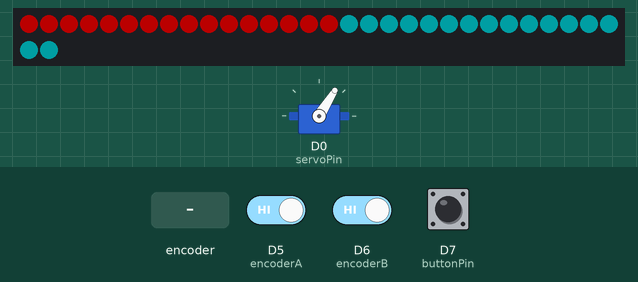
Simulated run of this sketch. Board: Particle Photon. On the bench: 32 RGB LEDs in strip order, left to right, continuing on the next row, servo. Inputs (shaded band) come from the test bench; at power-on: D7 (buttonPin) HIGH, D5 (encoderA) HIGH, D6 (encoderB) HIGH. Dim RGB values are drawn brighter than linear; what the sketch prints to the serial monitor is not drawn.

Above: at 1.2 s.
1.3 s: rotary encoder on D5 (encoderA) / D6 (encoderB) turned 1 step (first pin leading)
At 4.2 s:
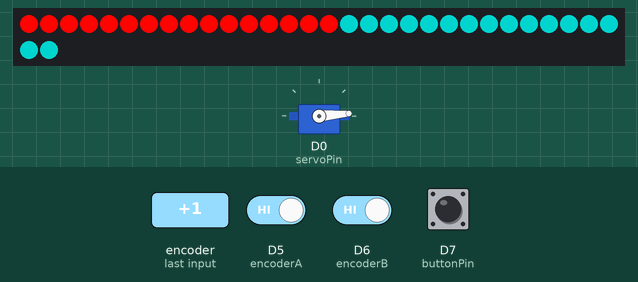
4.5 s: D7 (buttonPin) pulled LOW for 0.15 s
At 5.15 s:
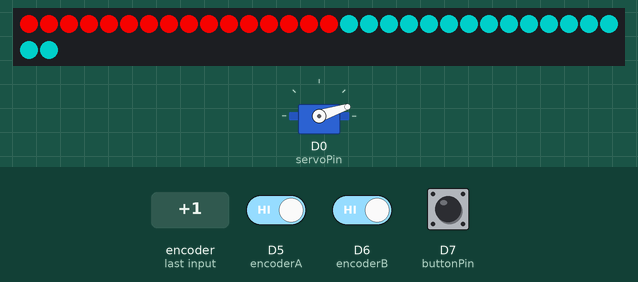
5.2 s: D7 (buttonPin) pulled LOW for 3.2 s
At 8.61 s:
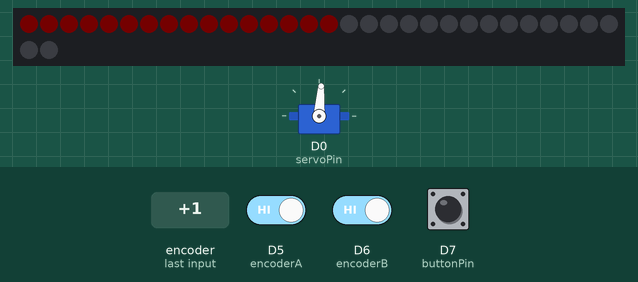
9.0 s: rotary encoder on D5 (encoderA) / D6 (encoderB) turned 1 step (first pin leading)
At 10.11 s:
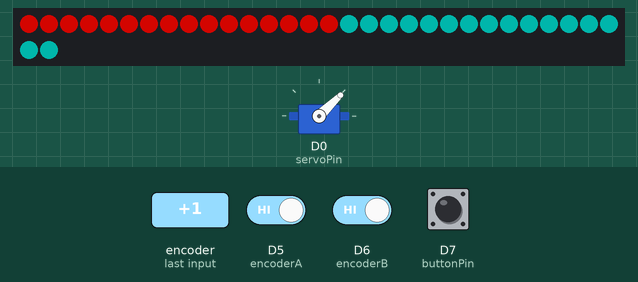
Timing chart, 0 to 11.7 s (numbered marks = the images above; inputs shaded):
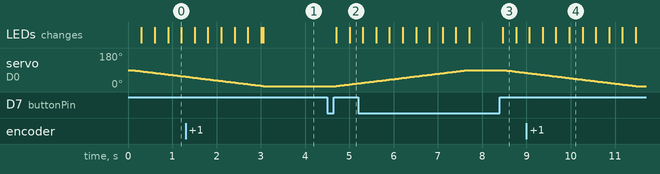

Measured:
- after the input at 4.5 s, servo on D0 (servoPin): moves from 5° to 19° over 0.46 s, starting after 0.20 s

The sketch:

blooming-flower-controlled.ino
```cpp
// This #include statement was automatically added by the Particle IDE.
#include <neopixel.h>

#define PIXEL_COUNT 32     // 24 Pixels on our ring
#define PIXEL_PIN D1       // Ring uses is on D1
#define PIXEL_TYPE WS2812B // Ring uses WS2812 Pixels

Adafruit_NeoPixel strip(PIXEL_COUNT, PIXEL_PIN, PIXEL_TYPE); // Create out “ring” object

int setOpenValue(String command);
volatile bool performingMove = false;
volatile long moveStartMillis = 0;
volatile float startRatioValue = 0;
volatile float endRatioValue = 0;
volatile int moveDuration = 0;

//encoder variables (rotary)
void doEncoderA();
void doEncoderB();

int encoderA = D5;
int encoderB = D6;

volatile bool A_set = false;
volatile bool B_set = false;
volatile int encoderPos = 0;
volatile int oldEncPos = 0; // rename to oldEncPos

//encoder variables (push button)
const int buttonPin = D7; // the number of the pushbutton pin

int buttonState;            // the current reading from the input pin
int lastButtonState = LOW;  // the previous reading from the input pin

long lastDebounceTime = 0; // the last time the output pin was toggled
long debounceDelay = 50;   // the debounce time; increase if the output flickers

//servo variables
Servo petalServo;
static int servoPin = D0; //variable to store which pin is the signal pin
static int servoClosedMicros = 90;
static int servoOpenMicros = 5;
int pos = servoClosedMicros;

//petal animation timing variables
int frameDuration = 3000;         //number of milliseconds for complete movement

//LED animation status variables
volatile float brightness = 0.0;

void setup()
{
    bool successAttachingSetOpenValue = Particle.function("setOpenValue", setOpenValue);

    //setting up the rotary encoder
    pinMode(encoderA, INPUT_PULLUP); // set pinA as an input, pulled HIGH to the logic voltage (5V or 3.3V for most cases)
    pinMode(encoderB, INPUT_PULLUP); // set pinB as an input, pulled HIGH to the logic voltage (5V or 3.3V for most cases)
    attachInterrupt(encoderA, doEncoderA, CHANGE);
    attachInterrupt(encoderB, doEncoderB, CHANGE);
    Serial.begin(115200); // start the serial monitor link

    Serial.print("Success attaching setOpenValue?:");
    Serial.println(successAttachingSetOpenValue);

    //setting up rotary encoder push button
    pinMode(buttonPin, INPUT_PULLUP);

    //setting up the neopixels
    strip.begin();
    // strip.setBrightness(5);
    strip.show(); // Initialize all pixels to 'off'

    //setting up the servo
    petalServo.attach(servoPin); // attaches the servo on pin 9 to the servo object
}

void doEncoderA()
{
    if (digitalRead(encoderA) != A_set)
    { // debounce once more
        A_set = !A_set;
        // adjust counter + if A leads B
        if (A_set && !B_set)
            encoderPos += 1;
    }
}

// Interrupt on B changing state, same as A above
void doEncoderB()
{
    if (digitalRead(encoderB) != B_set)
    {
        B_set = !B_set;
        //  adjust counter - 1 if B leads A
        if (B_set && !A_set)
            encoderPos -= 1;
    }
}

// Input a value 0 to 255 to get a color value.
// The colours are a transition r - g - b - back to r.
uint32_t Wheel(byte WheelPos, float brightness)
{
    WheelPos = 255 - WheelPos;

    // Serial.print("ratio:");
    // Serial.println(brightness);

    if (WheelPos < 85)
    {
        return strip.Color(brightness * (255 - WheelPos * 3), 0, brightness * (WheelPos * 3));
    }
    if (WheelPos < 170)
    {
        WheelPos -= 85;
        return strip.Color(0, brightness * (WheelPos * 3), brightness * (255 - WheelPos * 3));
    }
    WheelPos -= 170;
    return strip.Color(brightness * (WheelPos * 3), brightness * (255 - WheelPos * 3), 0);
}

//apply colours from the wheel to the pixels
void setWheel(byte WheelPos, float brightness)
{
    for (uint16_t i = 0; i < strip.numPixels() / 2; i++)
    {
        strip.setPixelColor(i, Wheel(WheelPos, brightness));
    }
    for (uint16_t i = strip.numPixels() / 2; i < strip.numPixels(); i++)
    {
        strip.setPixelColor(i, Wheel(128 - WheelPos, brightness));
    }
    strip.show();
}

void startMove(float goalRatio)
{
    Serial.print("starting move to:");
    Serial.println(goalRatio);
    float ratioChangeAbs = goalRatio - brightness * 1.0;
    if (ratioChangeAbs < 0) {
        ratioChangeAbs *= -1.0;
    }
    if (ratioChangeAbs < 0.01)
    {
        Serial.println("ignoring move, within 1% of current value");
        Serial.println(endRatioValue);
        Serial.println(startRatioValue);
        Serial.println(ratioChangeAbs);
        Serial.println("yeah");
        return;
    }
    // if (!performingMove)
    // {
    //     Serial.println("attached servo");
    //     petalServo.attach(servoPin);
    // }
    performingMove = true;
    moveStartMillis = millis();
    startRatioValue = brightness * 1.0;
    endRatioValue = goalRatio;
    moveDuration = int(frameDuration * ratioChangeAbs);
    moveDuration = max(1, moveDuration);
    Serial.print("Move details:");
    Serial.print(startRatioValue);
    Serial.print(" to ");
    Serial.print(endRatioValue);
    Serial.print(", ");
    Serial.print(moveDuration);
    Serial.println(" ms");
}

void updateFlower() {
    // Serial.println("update flower");
    if (performingMove) {
        Serial.println("performing move");
        unsigned long currentMillis = millis();
        if (currentMillis - moveStartMillis > moveDuration)
        {
            performingMove = false;
            brightness = endRatioValue;
            int newServoMicros = (servoClosedMicros + int(brightness * (servoOpenMicros - servoClosedMicros)));
            petalServo.write(newServoMicros);
            // petalServo.detach();
            Serial.println("move done");
        }
        else
        {
            brightness = startRatioValue + (endRatioValue - startRatioValue) * (currentMillis - moveStartMillis) / moveDuration;
            Serial.print("new brightness:");
            Serial.println(brightness);
            int newServoMicros = (servoClosedMicros + int(brightness * (servoOpenMicros - servoClosedMicros)));
            petalServo.write(newServoMicros);
        }
    }
    setWheel(encoderPos, brightness);
}

void loop()
{
    if (oldEncPos != encoderPos)
    {
        Serial.println(encoderPos);
        updateFlower();
        oldEncPos = encoderPos;
    }

    // read the state of the switch into a local variable:
    int reading = digitalRead(buttonPin);

    // check to see if you just pressed the button
    // (i.e. the input went from LOW to HIGH),  and you've waited
    // long enough since the last press to ignore any noise:

    // If the switch changed, due to noise or pressing:
    if (reading != lastButtonState)
    {
        // reset the debouncing timer
        lastDebounceTime = millis();
    }

    if ((millis() - lastDebounceTime) > debounceDelay)
    {
        // whatever the reading is at, it's been there for longer
        // than the debounce delay, so take it as the actual current state:

        // if the button state has changed:
        if (reading != buttonState)
        {
            buttonState = reading;

            // only toggle the LED if the new button state is HIGH
            if (buttonState == HIGH)
            {
                if (!performingMove)
                {
                    float newGoalValue = 0;
                    if (brightness < 0.01) {
                        newGoalValue = 1.0;
                    }
                    startMove(newGoalValue);
                }
                Serial.println("Push button pushed");
            }
        }
    }
    // save the reading.  Next time through the loop,
    // it'll be the lastButtonState:
    lastButtonState = reading;

    updateFlower();
}

// this function automagically gets called upon a matching POST request
int setOpenValue(String data)
{
    Serial.print("Received cloud value:");
    Serial.println(data);
    Serial.println(data.toInt());
    Serial.println("--");
    int goalValue = max(0, min(data.toInt(), 100));
    float goalRatio = goalValue * 1.0 / 100.0;
    Serial.println(goalRatio);
    Serial.println(brightness);
    startMove(goalRatio);
    Serial.println("returning");
    return 1;
}
```
